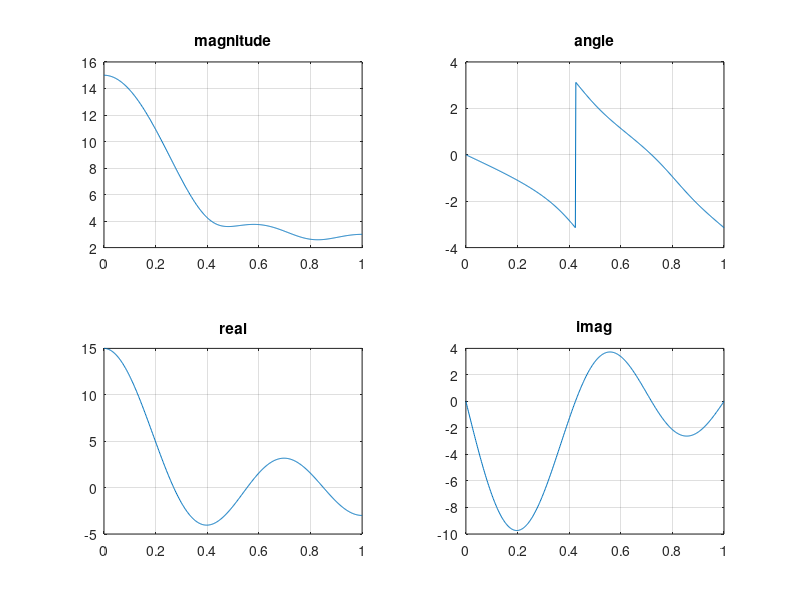

This chart was generated by the following MATLAB code:
%example 3.3
w = [0:1:500]*pi/500; %0:pi equaly spaced axis are divided into 501 points
x = exp(j*w)./(exp(j*w)-0.5*ones(1,501));
magx = abs(x);
xang = angle(x);
xreal = real(x);
ximg = imag(x);

subplot(221),plot(w/pi,ximg),title('imaginery part');grid;
subplot(222),plot(w/pi,magx),title('magnitude of x');grid;
subplot(223),plot(w/pi,xang),title('angle');grid;
subplot(224),plot(w/pi,xreal),title('real signal');grid;
%conclusion img and angle have similar curve
%and real and magnitude have similar curve
%%
n = -1:3;
x = 1:5;
k = 0:500;
w = (pi/500)*k;
% to draw magnitude ,real and imaginary axis of a signal
y = x *(exp(-j*pi/500).^(n'*k));
xmag = abs(y);
subplot(221),plot(k/500,xmag),title('magnitude');grid;
xang = angle(y);
subplot(222),plot(k/500,xang),title('angle');grid;
xreal = real(y);
subplot(223),plot(k/500,xreal),title('real');grid;
ximg = imag(y);
subplot(224),plot(k/500,ximg),title('imag');grid;

%%
